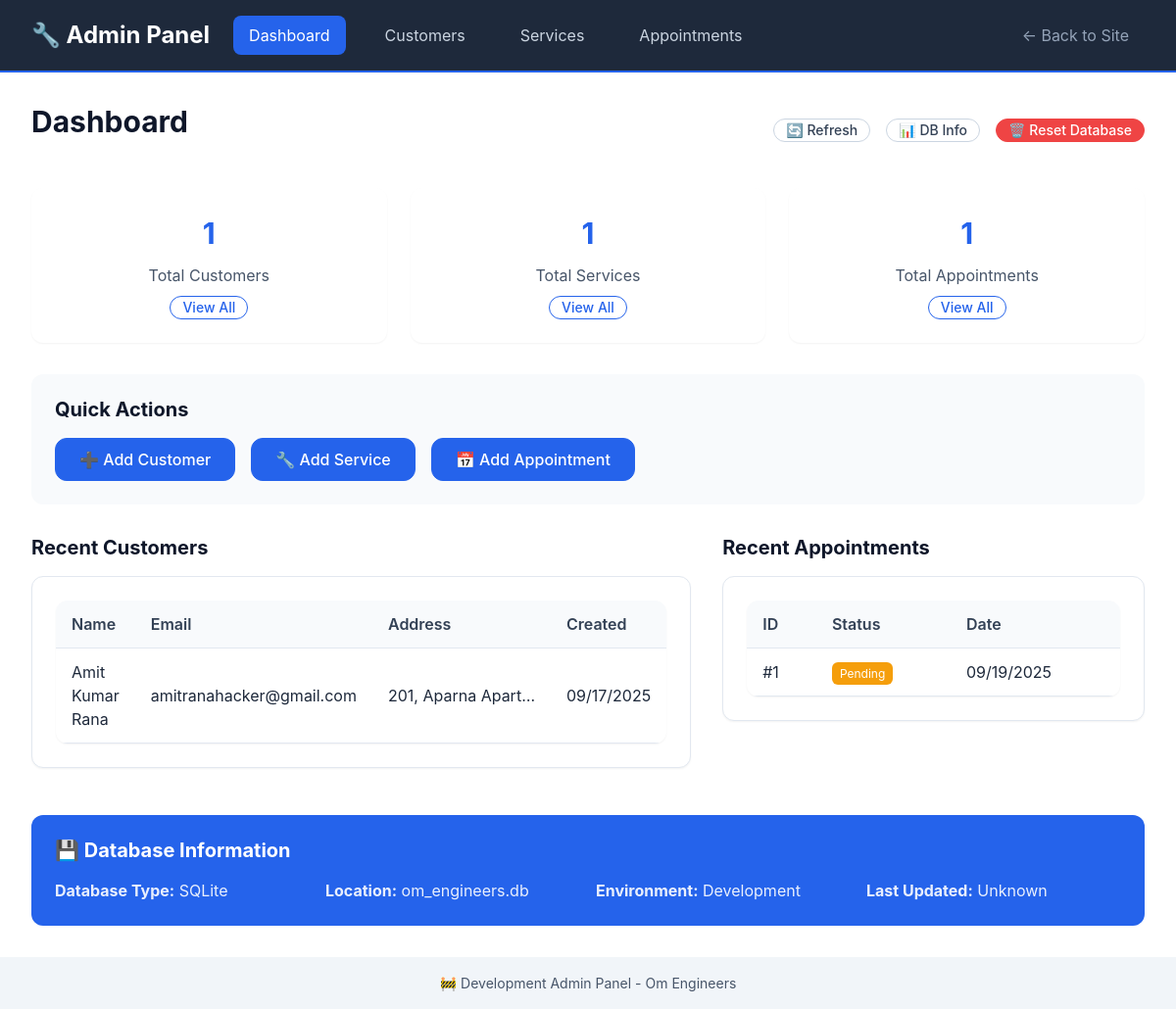
The app's page /admin/ with its own data.
### models/customer_db.py (models this page shows, shortened)
class Customer(db.Model):
    __tablename__ = 'customers'
    id: Mapped[int] = mapped_column(primary_key=True)
    name: Mapped[str] = mapped_column(String(100), nullable=False)
    email: Mapped[str] = mapped_column(String(120), nullable=True, index=True)
    phone: Mapped[str] = mapped_column(String(20), nullable=False, index=True)
    address: Mapped[str] = mapped_column(Text, nullable=True)
    created_at: Mapped[datetime] = mapped_column(DateTime, default=datetime.utcnow)
    updated_at: Mapped[datetime] = mapped_column(DateTime, default=datetime.utcnow, onupdate=datetime.utcnow)
    appointments = db.relationship('Appointment', back_populates='customer', cascade='all, delete-orphan')

### models/appointment_db.py (models this page shows, shortened)
class Appointment(db.Model):
    __tablename__ = 'appointments'
    id: Mapped[int] = mapped_column(primary_key=True)
    customer_id: Mapped[int] = mapped_column(ForeignKey('customers.id'), nullable=False)
    service_id: Mapped[int] = mapped_column(ForeignKey('services.id'), nullable=False)
    appointment_date: Mapped[date] = mapped_column(Date, nullable=False, index=True)
    appointment_time: Mapped[time] = mapped_column(Time, nullable=False)
    appointment_type: Mapped[AppointmentType] = mapped_column(Enum(AppointmentType), default=AppointmentType.SERVICE)
    status: Mapped[AppointmentStatus] = mapped_column(Enum(AppointmentStatus), default=AppointmentStatus.PENDING, index=True)
    notes: Mapped[str] = mapped_column(Text, nullable=True)
    address: Mapped[str] = mapped_column(Text, nullable=True)
    estimated_duration: Mapped[str] = mapped_column(String(50), nullable=True)
    estimated_cost: Mapped[str] = mapped_column(String(50), nullable=True)
    actual_cost: Mapped[str] = mapped_column(String(50), nullable=True)
    technician_notes: Mapped[str] = mapped_column(Text, nullable=True)
    created_at: Mapped[datetime] = mapped_column(DateTime, default=datetime.utcnow)
    updated_at: Mapped[datetime] = mapped_column(DateTime, default=datetime.utcnow, onupdate=datetime.utcnow)
    completed_at: Mapped[datetime] = mapped_column(DateTime, nullable=True)
    cancelled_at: Mapped[datetime] = mapped_column(DateTime, nullable=True)
    customer = db.relationship('Customer', back_populates='appointments')
    service = db.relationship('Service', back_populates='appointments')

### routes/admin.py (the view)
@admin_bp.route('/')
def index():
    try:
        customer_count = Customer.query.count()
        service_count = Service.query.count()
        appointment_count = Appointment.query.count()
        recent_customers = Customer.query.order_by(Customer.created_at.desc()).limit(5).all()
        recent_appointments = Appointment.query.order_by(Appointment.created_at.desc()).limit(5).all()
        stats = {
            'customers': customer_count,
            'services': service_count,
            'appointments': appointment_count
        }
        return render_template('admin/index.html',
                             stats=stats,
                             recent_customers=recent_customers,
                             recent_appointments=recent_appointments)
    except Exception as e:
        flash(f'Error loading admin dashboard: {str(e)}', 'error')
        return render_template('admin/index.html', stats={}, recent_customers=[], recent_appointments=[])

### templates/admin/index.html (shortened to what this page needs)
{% extends "admin/base.html" %}
{% block content %}
<div style="display: flex; justify-content: space-between; align-items: center; margin-bottom: var(--space-8);">
    <h1>Dashboard</h1>
    <div style="display: flex; gap: var(--space-4);">
        <button onclick="refreshStats()" class="btn btn-secondary btn-sm">🔄 Refresh</button>
        <button onclick="showDatabaseInfo()" class="btn btn-secondary btn-sm">📊 DB Info</button>
        <button onclick="showResetModal()" class="btn btn-danger btn-sm">🗑️ Reset Database</button>
    </div>
</div>
<div class="stats-grid">
    <div class="stat-card">
        <div class="stat-number" id="customers-count">{{ stats.customers or 0 }}</div>
        <div style="color: var(--gray-600);">Total Customers</div>
        <div style="margin-top: var(--space-2);">
            <a href="{{ url_for('admin.customers') }}" class="btn btn-sm btn-outline">View All</a>
        </div>
    </div>
    <div class="stat-card">
        <div class="stat-number" id="services-count">{{ stats.services or 0 }}</div>
        <div style="color: var(--gray-600);">Total Services</div>
        <div style="margin-top: var(--space-2);">
            <a href="{{ url_for('admin.services') }}" class="btn btn-sm btn-outline">View All</a>
        </div>
    </div>
    <div class="stat-card">
        <div class="stat-number" id="appointments-count">{{ stats.appointments or 0 }}</div>
        <div style="color: var(--gray-600);">Total Appointments</div>
        <div style="margin-top: var(--space-2);">
            <a href="{{ url_for('admin.appointments') }}" class="btn btn-sm btn-outline">View All</a>
        </div>
    </div>
</div>
<div style="background: var(--gray-50); padding: var(--space-6); border-radius: var(--border-radius-lg); margin-bottom: var(--space-8);">
    <h3 style="margin-bottom: var(--space-4);">Quick Actions</h3>
    <div style="display: flex; gap: var(--space-4); flex-wrap: wrap;">
        <a href="{{ url_for('admin.new_customer') }}" class="btn btn-primary">➕ Add Customer</a>
        <a href="{{ url_for('admin.new_service') }}" class="btn btn-primary">🔧 Add Service</a>
        <a href="{{ url_for('admin.new_appointment') }}" class="btn btn-primary">📅 Add Appointment</a>
    </div>
</div>
<div style="display: grid; grid-template-columns: 1fr 1fr; gap: var(--space-8); margin-top: var(--space-8);">
    <div>
        <h3 style="margin-bottom: var(--space-4);">Recent Customers</h3>
        {% if recent_customers %}
        <div class="card">
            <table class="admin-table">
                <thead>
                    <tr>
                        <th>Name</th>
                        <th>Email</th>
                        <th>Address</th>
                        <th>Created</th>
                    </tr>
                </thead>
                <tbody>
                    {% for customer in recent_customers %}
                    <tr>
                        <td>{{ customer.name }}</td>
                        <td>{{ customer.email }}</td>
                        <td>
                            <div style="max-width: 150px; overflow: hidden; text-overflow: ellipsis; white-space: nowrap;"
                                 title="{{ customer.address or 'No address provided' }}">
                                {{ customer.address or 'No address' }}
                            </div>
                        </td>
                        <td>{{ customer.created_at.strftime('%m/%d/%Y') }}</td>
                    </tr>
                    {% endfor %}
                </tbody>
            </table>
        </div>
        {% else %}
        <div class="card" style="text-align: center; padding: var(--space-8); color: var(--gray-500);">
            No customers yet
        </div>
        {% endif %}
    </div>
    <div>
        <h3 style="margin-bottom: var(--space-4);">Recent Appointments</h3>
        {% if recent_appointments %}
        <div class="card">
            <table class="admin-table">
                <thead>
                    <tr>
                        <th>ID</th>
                        <th>Status</th>
                        <th>Date</th>
                    </tr>
                </thead>
                <tbody>
                    {% for appointment in recent_appointments %}
                    <tr>
                        <td>#{{ appointment.id }}</td>
                        <td>
                            <span style="background-color:
                                {% if appointment.status.value == 'pending' %}var(--warning-color)
                                {% elif appointment.status.value == 'confirmed' %}var(--primary-color)
                                {% elif appointment.status.value == 'completed' %}var(--success-color)
                                {% elif appointment.status.value == 'cancelled' %}var(--error-color)
                                {% else %}var(--gray-400){% endif %};
                                color: var(--white); padding: var(--space-1) var(--space-2); border-radius: var(--border-radius-sm); font-size: var(--font-size-xs);">
                                {{ appointment.status.value.title() }}
                            </span>
                        </td>
                        <td>{{ appointment.appointment_date.strftime('%m/%d/%Y') }}</td>
                    </tr>
                    {% endfor %}
                </tbody>
            </table>
        </div>
        {% else %}
        <div class="card" style="text-align: center; padding: var(--space-8); color: var(--gray-500);">
            No appointments yet
        </div>
        {% endif %}
    </div>
</div>
<div style="margin-top: var(--space-12); padding: var(--space-6); background: var(--primary-color); color: var(--white); border-radius: var(--border-radius-lg);">
    <h3 style="color: var(--white); margin-bottom: var(--space-4);">💾 Database Information</h3>
    <div style="display: grid; grid-template-columns: repeat(auto-fit, minmax(200px, 1fr)); gap: var(--space-4); opacity: 0.9;">
        <div>
            <strong>Database Type:</strong> SQLite
        </div>
        <div>
            <strong>Location:</strong> om_engineers.db
        </div>
        <div>
            <strong>Environment:</strong> Development
        </div>
        <div>
            <strong>Last Updated:</strong> <span id="last-updated">{{ moment().format('MM/DD/YYYY HH:mm') if moment else 'Unknown' }}</span>
        </div>
    </div>
</div>
{% endblock %}

### static/css/main.css (style rules this page uses)
:root { --primary-color: #2563eb; --primary-dark: #1d4ed8; --primary-light: #3b82f6; --secondary-color: #64748b; --success-color: #10b981; --warning-color: #f59e0b; --error-color: #ef4444; --white: #ffffff; --gray-50: #f8fafc; --gray-100: #f1f5f9; --gray-200: #e2e8f0; --gray-300: #cbd5e1; --gray-400: #94a3b8; --gray-500: #64748b; --gray-600: #475569; --gray-700: #334155; --gray-800: #1e293b; --gray-900: #0f172a; --font-family: 'Inter', -apple-system, BlinkMacSystemFont, 'Segoe UI', Roboto, Oxygen, Ubuntu, Cantarell, sans-serif; --font-size-xs: 0.75rem; --font-size-sm: 0.875rem; --font-size-base: 1rem; --font-size-lg: 1.125rem; --font-size-xl: 1.25rem; --font-size-2xl: 1.5rem; --font-size-3xl: 1.875rem; --font-size-4xl: 2.25rem; --font-weight-normal: 400; --font-weight-medium: 500; --font-weight-semibold: 600; --font-weight-bold: 700; --line-height-tight: 1.25; --line-height-normal: 1.5; --line-height-relaxed: 1.75; --space-1: 0.25rem; --space-2: 0.5rem; --space-3: 0.75rem; --space-4: 1rem; --space-5: 1.25rem; --space-6: 1.5rem; --space-8: 2rem; --space-10: 2.5rem; --space-12: 3rem; --space-16: 4rem; --space-20: 5rem; --border-radius-sm: 0.375rem; --border-radius: 0.5rem; --border-radius-lg: 0.75rem; --border-radius-xl: 1rem; --shadow-sm: 0 1px 2px 0 rgba(0, 0, 0, 0.05); --shadow: 0 1px 3px 0 rgba(0, 0, 0, 0.1), 0 1px 2px 0 rgba(0, 0, 0, 0.06); --shadow-md: 0 4px 6px -1px rgba(0, 0, 0, 0.1), 0 2px 4px -1px rgba(0, 0, 0, 0.06); --shadow-lg: 0 10px 15px -3px rgba(0, 0, 0, 0.1), 0 4px 6px -2px rgba(0, 0, 0, 0.05); --container-max-width: 1200px; --header-height: 4rem; --min-touch-target: 2.75rem; }
*, *::before, *::after { box-sizing: border-box; }
* { margin: 0; padding: 0; }
html { font-size: 16px; scroll-behavior: smooth; -webkit-text-size-adjust: 100%; -ms-text-size-adjust: 100%; }
body { font-family: var(--font-family); font-size: var(--font-size-base); font-weight: var(--font-weight-normal); line-height: var(--line-height-normal); color: var(--gray-800); background-color: var(--white); -webkit-font-smoothing: antialiased; -moz-osx-font-smoothing: grayscale; }
h1, h2, h3, h4, h5, h6 { font-weight: var(--font-weight-bold); line-height: var(--line-height-tight); color: var(--gray-900); margin-bottom: var(--space-4); }
h1 { font-size: var(--font-size-3xl); }
h3 { font-size: var(--font-size-xl); }
a { color: var(--primary-color); text-decoration: none; }
.btn { display: inline-flex; align-items: center; justify-content: center; min-height: var(--min-touch-target); padding: var(--space-3) var(--space-6); font-family: inherit; font-size: var(--font-size-base); font-weight: var(--font-weight-medium); line-height: 1; text-decoration: none; border: 1px solid transparent; border-radius: var(--border-radius-lg); cursor: pointer; transition: all 0.2s ease-in-out; user-select: none; white-space: nowrap; }
.btn-primary { background-color: var(--primary-color); border-color: var(--primary-color); color: var(--white); }
.btn-secondary { background-color: var(--white); border-color: var(--gray-300); color: var(--gray-700); }
.btn-outline { background-color: transparent; border-color: var(--primary-color); color: var(--primary-color); }
.btn-sm { min-height: 2.25rem; padding: var(--space-2) var(--space-4); font-size: var(--font-size-sm); }
.card { background-color: var(--white); border: 1px solid var(--gray-200); border-radius: var(--border-radius-lg); box-shadow: var(--shadow-sm); padding: var(--space-6); transition: box-shadow 0.2s ease-in-out; }

### records on screen
Customer: name "Amit Kumar Rana", email "amitranahacker@gmail.com", address "201, Aparna Apart…", created_at "09/17/2025"
Appointment: id "1", status.value "Pending", appointment_date "09/19/2025"

### other values on screen
{{ stats.customers or 0 }} "1"
{{ stats.services or 0 }} "1"
{{ stats.appointments or 0 }} "1"
{{ moment().format('MM/DD/YYYY HH:mm') if moment else 'Unknown' }} "Unknown"
{{ config.APP_NAME }} "Om Engineers"
